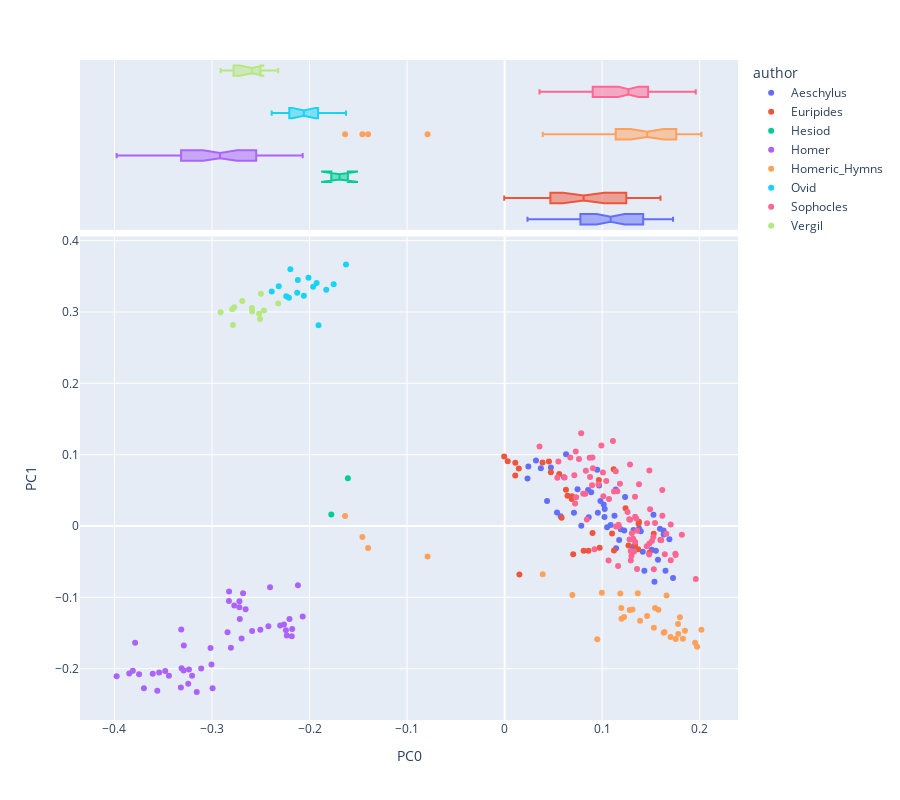

The notebook cell this image was saved under:
### Code cell
pca.plot_2d(comp_id_1=0, comp_id_2=1)

### Figure 1 — Plotly figure (JSON) as saved in the notebook; plotly's stock layout.template omitted (floating-point values rounded to 4 significant figures)
{"data": [{"hovertemplate": "<b>%{hovertext}</b><br><br>author=Aeschylus<br>PC0=%{x}<br>PC1=%{y}<extra></extra>", "hovertext": ["Aeschylus-Agamemnon-0", "Aeschylus-Agamemnon-1", "Aeschylus-Agamemnon-2", "Aeschylus-Agamemnon-3", "Aeschylus-Agamemnon-4", "Aeschylus-Agamemnon-5", "Aeschylus-Agamemnon-6", "Aeschylus-Agamemnon-7", "Aeschylus-Agamemnon-8", "Aeschylus-Agamemnon-9", "Aeschylus-Agamemnon-10", "Aeschylus-Agamemnon-11", "Aeschylus-Agamemnon-12", "Aeschylus-Agamemnon-13", "Aeschylus-Agamemnon-14", "Aeschylus-Prometheus Bound-0", "Aeschylus-Prometheus Bound-1", "Aeschylus-Prometheus Bound-2", "Aeschylus-Prometheus Bound-3", "Aeschylus-Prometheus Bound-4", "Aeschylus-Prometheus Bound-5", "Aeschylus-Prometheus Bound-6", "Aeschylus-Prometheus Bound-7", "Aeschylus-Prometheus Bound-8", "Aeschylus-Prometheus Bound-9", "Aeschylus-Prometheus Bound-10", "Aeschylus-Eumenides-0", "Aeschylus-Eumenides-1", "Aeschylus-Eumenides-2", "Aeschylus-Eumenides-3", "Aeschylus-Eumenides-4", "Aeschylus-Eumenides-5", "Aeschylus-Eumenides-6", "Aeschylus-Eumenides-7", "Aeschylus-Eumenides-8", "Aeschylus-Eumenides-9", "Aeschylus-Eumenides-10", "Aeschylus-Eumenides-11", "Aeschylus-Libation Bearers-0", "Aeschylus-Libation Bearers-1", "Aeschylus-Libation Bearers-2", "Aeschylus-Libation Bearers-3", "Aeschylus-Libation Bearers-4", "Aeschylus-Libation Bearers-5", "Aeschylus-Libation Bearers-6", "Aeschylus-Libation Bearers-7", "Aeschylus-Libation Bearers-8", "Aeschylus-Libation Bearers-9", "Aeschylus-Libation Bearers-10"], "legendgroup": "Aeschylus", "marker": {"color": "#636efa", "symbol": "circle"}, "mode": "markers", "name": "Aeschylus", "orientation": "v", "showlegend": true, "type": "scatter", "x": [0.05743, 0.05374, 0.04351, 0.0711, 0.02346, 0.1087, 0.03717, 0.1396, 0.1322, 0.09559, 0.03216, 0.1417, 0.1508, 0.1024, 0.07866, 0.07477, 0.1226, 0.04743, 0.1536, 0.08623, 0.1433, 0.1551, 0.163, 0.02432, 0.1649, 0.06097, 0.09688, 0.1592, 0.1016, 0.1191, 0.1235, 0.1526, 0.09496, 0.1126, 0.169, 0.1174, 0.1572, 0.1727, 0.1632, 0.1143, 0.06299, 0.08561, 0.09827, 0.1051, 0.08879, 0.1314, 0.1139, 0.1378, 0.1026], "xaxis": "x", "y": [0.01375, 0.01901, 0.0349, 0.01862, 0.06673, 0.00143, 0.08087, -0.007298, -0.005557, 0.01863, 0.09181, -0.03613, -0.03336, 0.01243, 0.0003663, 0.05141, -0.006468, 0.08194, -0.07807, 0.0122, -0.06261, -0.03473, -0.006466, 0.08322, -0.06273, 0.06849, 0.05669, -0.00391, 0.03002, -0.004405, 0.04065, 0.01566, 0.07899, 0.01431, -0.01848, -0.01962, -0.04732, -0.07274, -0.01204, -0.0311, 0.1007, 0.0506, 0.03495, -0.001615, 0.0472, -0.02959, 0.05109, -0.003411, 0.0237], "yaxis": "y"}, {"alignmentgroup": "True", "hovertemplate": "<b>%{hovertext}</b><br><br>author=Aeschylus<br>PC0=%{x}<extra></extra>", "hovertext": ["Aeschylus-Agamemnon-0", "Aeschylus-Agamemnon-1", "Aeschylus-Agamemnon-2", "Aeschylus-Agamemnon-3", "Aeschylus-Agamemnon-4", "Aeschylus-Agamemnon-5", "Aeschylus-Agamemnon-6", "Aeschylus-Agamemnon-7", "Aeschylus-Agamemnon-8", "Aeschylus-Agamemnon-9", "Aeschylus-Agamemnon-10", "Aeschylus-Agamemnon-11", "Aeschylus-Agamemnon-12", "Aeschylus-Agamemnon-13", "Aeschylus-Agamemnon-14", "Aeschylus-Prometheus Bound-0", "Aeschylus-Prometheus Bound-1", "Aeschylus-Prometheus Bound-2", "Aeschylus-Prometheus Bound-3", "Aeschylus-Prometheus Bound-4", "Aeschylus-Prometheus Bound-5", "Aeschylus-Prometheus Bound-6", "Aeschylus-Prometheus Bound-7", "Aeschylus-Prometheus Bound-8", "Aeschylus-Prometheus Bound-9", "Aeschylus-Prometheus Bound-10", "Aeschylus-Eumenides-0", "Aeschylus-Eumenides-1", "Aeschylus-Eumenides-2", "Aeschylus-Eumenides-3", "Aeschylus-Eumenides-4", "Aeschylus-Eumenides-5", "Aeschylus-Eumenides-6", "Aeschylus-Eumenides-7", "Aeschylus-Eumenides-8", "Aeschylus-Eumenides-9", "Aeschylus-Eumenides-10", "Aeschylus-Eumenides-11", "Aeschylus-Libation Bearers-0", "Aeschylus-Libation Bearers-1", "Aeschylus-Libation Bearers-2", "Aeschylus-Libation Bearers-3", "Aeschylus-Libation Bearers-4", "Aeschylus-Libation Bearers-5", "Aeschylus-Libation Bearers-6", "Aeschylus-Libation Bearers-7", "Aeschylus-Libation Bearers-8", "Aeschylus-Libation Bearers-9", "Aeschylus-Libation Bearers-10"], "legendgroup": "Aeschylus", "marker": {"color": "#636efa", "symbol": "circle"}, "name": "Aeschylus", "notched": true, "offsetgroup": "Aeschylus", "showlegend": false, "type": "box", "x": [0.05743, 0.05374, 0.04351, 0.0711, 0.02346, 0.1087, 0.03717, 0.1396, 0.1322, 0.09559, 0.03216, 0.1417, 0.1508, 0.1024, 0.07866, 0.07477, 0.1226, 0.04743, 0.1536, 0.08623, 0.1433, 0.1551, 0.163, 0.02432, 0.1649, 0.06097, 0.09688, 0.1592, 0.1016, 0.1191, 0.1235, 0.1526, 0.09496, 0.1126, 0.169, 0.1174, 0.1572, 0.1727, 0.1632, 0.1143, 0.06299, 0.08561, 0.09827, 0.1051, 0.08879, 0.1314, 0.1139, 0.1378, 0.1026], "xaxis": "x2", "yaxis": "y2"}, {"hovertemplate": "<b>%{hovertext}</b><br><br>author=Euripides<br>PC0=%{x}<br>PC1=%{y}<extra></extra>", "hovertext": ["Euripides-Iphigenia in Aulis-0", "Euripides-Iphigenia in Aulis-1", "Euripides-Iphigenia in Aulis-2", "Euripides-Iphigenia in Aulis-3", "Euripides-Iphigenia in Aulis-4", "Euripides-Iphigenia in Aulis-5", "Euripides-Iphigenia in Aulis-6", "Euripides-Iphigenia in Aulis-7", "Euripides-Iphigenia in Aulis-8", "Euripides-Iphigenia in Aulis-9", "Euripides-Iphigenia in Aulis-10", "Euripides-The Trojan Women-0", "Euripides-The Trojan Women-1", "Euripides-The Trojan Women-2", "Euripides-The Trojan Women-3", "Euripides-The Trojan Women-4", "Euripides-The Trojan Women-5", "Euripides-The Trojan Women-6", "Euripides-The Trojan Women-7", "Euripides-The Trojan Women-8", "Euripides-Bacchae-0", "Euripides-Bacchae-1", "Euripides-Bacchae-2", "Euripides-Bacchae-3", "Euripides-Bacchae-4", "Euripides-Bacchae-5", "Euripides-Bacchae-6", "Euripides-Bacchae-7", "Euripides-Bacchae-8", "Euripides-Bacchae-9", "Euripides-Bacchae-10", "Euripides-Bacchae-11", "Euripides-Bacchae-12"], "legendgroup": "Euripides", "marker": {"color": "#EF553B", "symbol": "circle"}, "mode": "markers", "name": "Euripides", "orientation": "v", "showlegend": true, "type": "scatter", "x": [0.06449, 0.01516, 0.03893, 0.127, 0.06879, 0.09743, 0.04545, 0.08593, 0.05602, 0.1121, 0.00318, 0.069, 0.05847, -0.0004209, 0.081, 0.01095, 0.07032, 0.04741, 0.09017, 0.0109, 0.1378, 0.1102, 0.09666, 0.1485, 0.124, 0.1369, 0.01457, 0.1338, 0.1373, 0.1529, 0.0629, 0.1598, 0.1118], "xaxis": "x", "y": [0.04222, -0.06816, 0.08912, -0.02743, 0.03778, -0.03048, 0.09051, -0.03486, 0.07301, -0.03429, 0.09058, 0.04171, 0.01154, 0.09738, -0.03468, 0.08863, -0.03946, 0.07549, -0.009703, 0.07093, 0.006014, -0.01064, 0.06457, -0.03749, 0.02477, -0.03253, 0.08071, -0.02679, 0.00321, -0.01084, 0.05081, -0.01972, 0.07971], "yaxis": "y"}, {"alignmentgroup": "True", "hovertemplate": "<b>%{hovertext}</b><br><br>author=Euripides<br>PC0=%{x}<extra></extra>", "hovertext": ["Euripides-Iphigenia in Aulis-0", "Euripides-Iphigenia in Aulis-1", "Euripides-Iphigenia in Aulis-2", "Euripides-Iphigenia in Aulis-3", "Euripides-Iphigenia in Aulis-4", "Euripides-Iphigenia in Aulis-5", "Euripides-Iphigenia in Aulis-6", "Euripides-Iphigenia in Aulis-7", "Euripides-Iphigenia in Aulis-8", "Euripides-Iphigenia in Aulis-9", "Euripides-Iphigenia in Aulis-10", "Euripides-The Trojan Women-0", "Euripides-The Trojan Women-1", "Euripides-The Trojan Women-2", "Euripides-The Trojan Women-3", "Euripides-The Trojan Women-4", "Euripides-The Trojan Women-5", "Euripides-The Trojan Women-6", "Euripides-The Trojan Women-7", "Euripides-The Trojan Women-8", "Euripides-Bacchae-0", "Euripides-Bacchae-1", "Euripides-Bacchae-2", "Euripides-Bacchae-3", "Euripides-Bacchae-4", "Euripides-Bacchae-5", "Euripides-Bacchae-6", "Euripides-Bacchae-7", "Euripides-Bacchae-8", "Euripides-Bacchae-9", "Euripides-Bacchae-10", "Euripides-Bacchae-11", "Euripides-Bacchae-12"], "legendgroup": "Euripides", "marker": {"color": "#EF553B", "symbol": "circle"}, "name": "Euripides", "notched": true, "offsetgroup": "Euripides", "showlegend": false, "type": "box", "x": [0.06449, 0.01516, 0.03893, 0.127, 0.06879, 0.09743, 0.04545, 0.08593, 0.05602, 0.1121, 0.00318, 0.069, 0.05847, -0.0004209, 0.081, 0.01095, 0.07032, 0.04741, 0.09017, 0.0109, 0.1378, 0.1102, 0.09666, 0.1485, 0.124, 0.1369, 0.01457, 0.1338, 0.1373, 0.1529, 0.0629, 0.1598, 0.1118], "xaxis": "x2", "yaxis": "y2"}, {"hovertemplate": "<b>%{hovertext}</b><br><br>author=Hesiod<br>PC0=%{x}<br>PC1=%{y}<extra></extra>", "hovertext": ["Hesiod-Works and Days-0", "Hesiod-Theogony-0"], "legendgroup": "Hesiod", "marker": {"color": "#00cc96", "symbol": "circle"}, "mode": "markers", "name": "Hesiod", "orientation": "v", "showlegend": true, "type": "scatter", "x": [-0.1607, -0.1777], "xaxis": "x", "y": [0.06695, 0.01603], "yaxis": "y"}, {"alignmentgroup": "True", "hovertemplate": "<b>%{hovertext}</b><br><br>author=Hesiod<br>PC0=%{x}<extra></extra>", "hovertext": ["Hesiod-Works and Days-0", "Hesiod-Theogony-0"], "legendgroup": "Hesiod", "marker": {"color": "#00cc96", "symbol": "circle"}, "name": "Hesiod", "notched": true, "offsetgroup": "Hesiod", "showlegend": false, "type": "box", "x": [-0.1607, -0.1777], "xaxis": "x2", "yaxis": "y2"}, {"hovertemplate": "<b>%{hovertext}</b><br><br>author=Homer<br>PC0=%{x}<br>PC1=%{y}<extra></extra>", "hovertext": ["Homer-Odyssey-0", "Homer-Odyssey-1", "Homer-Odyssey-2", "Homer-Odyssey-3", "Homer-Odyssey-4", "Homer-Odyssey-5", "Homer-Odyssey-6", "Homer-Odyssey-7", "Homer-Odyssey-8", "Homer-Odyssey-9", "Homer-Odyssey-10", "Homer-Odyssey-11", "Homer-Odyssey-12", "Homer-Odyssey-13", "Homer-Odyssey-14", "Homer-Odyssey-15", "Homer-Odyssey-16", "Homer-Odyssey-17", "Homer-Odyssey-18", "Homer-Odyssey-19", "Homer-Odyssey-20", "Homer-Odyssey-21", "Homer-Odyssey-22", "Homer-Odyssey-23", "Homer-Iliad-0", "Homer-Iliad-1", "Homer-Iliad-2", "Homer-Iliad-3", "Homer-Iliad-4", "Homer-Iliad-5", "Homer-Iliad-6", "Homer-Iliad-7", "Homer-Iliad-8", "Homer-Iliad-9", "Homer-Iliad-10", "Homer-Iliad-11", "Homer-Iliad-12", "Homer-Iliad-13", "Homer-Iliad-14", "Homer-Iliad-15", "Homer-Iliad-16", "Homer-Iliad-17", "Homer-Iliad-18", "Homer-Iliad-19", "Homer-Iliad-20", "Homer-Iliad-21", "Homer-Iliad-22", "Homer-Iliad-23"], "legendgroup": "Homer", "marker": {"color": "#ab63fa", "symbol": "circle"}, "mode": "markers", "name": "Homer", "orientation": "v", "showlegend": true, "type": "scatter", "x": [-0.2242, -0.2301, -0.2806, -0.3315, -0.2681, -0.2071, -0.2178, -0.2505, -0.2825, -0.2827, -0.2719, -0.2405, -0.2589, -0.2719, -0.2697, -0.2422, -0.2715, -0.2262, -0.2772, -0.2206, -0.2233, -0.2656, -0.2182, -0.2841, -0.2119, -0.3442, -0.3006, -0.3244, -0.3748, -0.3205, -0.3157, -0.3561, -0.3312, -0.3292, -0.3978, -0.3237, -0.3848, -0.3319, -0.3698, -0.3812, -0.3608, -0.348, -0.2994, -0.3111, -0.3289, -0.3016, -0.3788, -0.3542], "xaxis": "x", "y": [-0.1463, -0.1396, -0.1707, -0.1452, -0.09426, -0.1269, -0.1444, -0.1454, -0.09179, -0.1052, -0.1139, -0.0859, -0.1474, -0.1055, -0.1577, -0.1406, -0.1305, -0.1382, -0.1116, -0.1302, -0.1534, -0.1167, -0.1545, -0.1488, -0.08316, -0.2099, -0.1942, -0.2212, -0.2079, -0.2099, -0.2328, -0.231, -0.1995, -0.2025, -0.2105, -0.2011, -0.2068, -0.2263, -0.2275, -0.203, -0.2071, -0.2034, -0.2275, -0.1999, -0.1675, -0.1709, -0.1636, -0.2055], "yaxis": "y"}, {"alignmentgroup": "True", "hovertemplate": "<b>%{hovertext}</b><br><br>author=Homer<br>PC0=%{x}<extra></extra>", "hovertext": ["Homer-Odyssey-0", "Homer-Odyssey-1", "Homer-Odyssey-2", "Homer-Odyssey-3", "Homer-Odyssey-4", "Homer-Odyssey-5", "Homer-Odyssey-6", "Homer-Odyssey-7", "Homer-Odyssey-8", "Homer-Odyssey-9", "Homer-Odyssey-10", "Homer-Odyssey-11", "Homer-Odyssey-12", "Homer-Odyssey-13", "Homer-Odyssey-14", "Homer-Odyssey-15", "Homer-Odyssey-16", "Homer-Odyssey-17", "Homer-Odyssey-18", "Homer-Odyssey-19", "Homer-Odyssey-20", "Homer-Odyssey-21", "Homer-Odyssey-22", "Homer-Odyssey-23", "Homer-Iliad-0", "Homer-Iliad-1", "Homer-Iliad-2", "Homer-Iliad-3", "Homer-Iliad-4", "Homer-Iliad-5", "Homer-Iliad-6", "Homer-Iliad-7", "Homer-Iliad-8", "Homer-Iliad-9", "Homer-Iliad-10", "Homer-Iliad-11", "Homer-Iliad-12", "Homer-Iliad-13", "Homer-Iliad-14", "Homer-Iliad-15", "Homer-Iliad-16", "Homer-Iliad-17", "Homer-Iliad-18", "Homer-Iliad-19", "Homer-Iliad-20", "Homer-Iliad-21", "Homer-Iliad-22", "Homer-Iliad-23"], "legendgroup": "Homer", "marker": {"color": "#ab63fa", "symbol": "circle"}, "name": "Homer", "notched": true, "offsetgroup": "Homer", "showlegend": false, "type": "box", "x": [-0.2242, -0.2301, -0.2806, -0.3315, -0.2681, -0.2071, -0.2178, -0.2505, -0.2825, -0.2827, -0.2719, -0.2405, -0.2589, -0.2719, -0.2697, -0.2422, -0.2715, -0.2262, -0.2772, -0.2206, -0.2233, -0.2656, -0.2182, -0.2841, -0.2119, -0.3442, -0.3006, -0.3244, -0.3748, -0.3205, -0.3157, -0.3561, -0.3312, -0.3292, -0.3978, -0.3237, -0.3848, -0.3319, -0.3698, -0.3812, -0.3608, -0.348, -0.2994, -0.3111, -0.3289, -0.3016, -0.3788, -0.3542], "xaxis": "x2", "yaxis": "y2"}, {"hovertemplate": "<b>%{hovertext}</b><br><br>author=Homeric_Hymns<br>PC0=%{x}<br>PC1=%{y}<extra></extra>", "hovertext": ["Homeric_Hymns-Homeric Hymns-0", "Homeric_Hymns-Homeric Hymns-1", "Homeric_Hymns-Homeric Hymns-2", "Homeric_Hymns-Homeric Hymns-3", "Homeric_Hymns-Homeric Hymns-4", "Homeric_Hymns-Homeric Hymns-5", "Homeric_Hymns-Homeric Hymns-6", "Homeric_Hymns-Homeric Hymns-7", "Homeric_Hymns-Homeric Hymns-8", "Homeric_Hymns-Homeric Hymns-9", "Homeric_Hymns-Homeric Hymns-10", "Homeric_Hymns-Homeric Hymns-11", "Homeric_Hymns-Homeric Hymns-12", "Homeric_Hymns-Homeric Hymns-13", "Homeric_Hymns-Homeric Hymns-14", "Homeric_Hymns-Homeric Hymns-15", "Homeric_Hymns-Homeric Hymns-16", "Homeric_Hymns-Homeric Hymns-17", "Homeric_Hymns-Homeric Hymns-18", "Homeric_Hymns-Homeric Hymns-19", "Homeric_Hymns-Homeric Hymns-20", "Homeric_Hymns-Homeric Hymns-21", "Homeric_Hymns-Homeric Hymns-22", "Homeric_Hymns-Homeric Hymns-23", "Homeric_Hymns-Homeric Hymns-24", "Homeric_Hymns-Homeric Hymns-25", "Homeric_Hymns-Homeric Hymns-26", "Homeric_Hymns-Homeric Hymns-27", "Homeric_Hymns-Homeric Hymns-28", "Homeric_Hymns-Homeric Hymns-29", "Homeric_Hymns-Homeric Hymns-30", "Homeric_Hymns-Homeric Hymns-31", "Homeric_Hymns-Homeric Hymns-32"], "legendgroup": "Homeric_Hymns", "marker": {"color": "#FFA15A", "symbol": "circle"}, "mode": "markers", "name": "Homeric_Hymns", "orientation": "v", "showlegend": true, "type": "scatter", "x": [0.1196, -0.1458, -0.14, -0.1636, -0.07899, 0.1186, 0.03908, 0.09972, 0.1754, 0.1797, 0.1849, 0.164, 0.1953, 0.1781, 0.1631, 0.1974, 0.1828, 0.153, 0.06949, 0.1461, 0.166, 0.1702, 0.1778, 0.1542, 0.2017, 0.1311, 0.1283, 0.09499, 0.1576, 0.1365, 0.1389, 0.1199, 0.1225], "xaxis": "x", "y": [-0.1148, -0.0155, -0.03077, 0.01401, -0.04286, -0.09459, -0.06768, -0.09358, -0.1584, -0.1278, -0.1469, -0.1486, -0.1638, -0.1514, -0.1497, -0.1692, -0.1581, -0.1426, -0.09671, -0.1262, -0.0975, -0.1555, -0.1373, -0.1148, -0.1456, -0.1171, -0.1178, -0.1586, -0.1176, -0.0944, -0.133, -0.13, -0.1275], "yaxis": "y"}, {"alignmentgroup": "True", "hovertemplate": "<b>%{hovertext}</b><br><br>author=Homeric_Hymns<br>PC0=%{x}<extra></extra>", "hovertext": ["Homeric_Hymns-Homeric Hymns-0", "Homeric_Hymns-Homeric Hymns-1", "Homeric_Hymns-Homeric Hymns-2", "Homeric_Hymns-Homeric Hymns-3", "Homeric_Hymns-Homeric Hymns-4", "Homeric_Hymns-Homeric Hymns-5", "Homeric_Hymns-Homeric Hymns-6", "Homeric_Hymns-Homeric Hymns-7", "Homeric_Hymns-Homeric Hymns-8", "Homeric_Hymns-Homeric Hymns-9", "Homeric_Hymns-Homeric Hymns-10", "Homeric_Hymns-Homeric Hymns-11", "Homeric_Hymns-Homeric Hymns-12", "Homeric_Hymns-Homeric Hymns-13", "Homeric_Hymns-Homeric Hymns-14", "Homeric_Hymns-Homeric Hymns-15", "Homeric_Hymns-Homeric Hymns-16", "Homeric_Hymns-Homeric Hymns-17", "Homeric_Hymns-Homeric Hymns-18", "Homeric_Hymns-Homeric Hymns-19", "Homeric_Hymns-Homeric Hymns-20", "Homeric_Hymns-Homeric Hymns-21", "Homeric_Hymns-Homeric Hymns-22", "Homeric_Hymns-Homeric Hymns-23", "Homeric_Hymns-Homeric Hymns-24", "Homeric_Hymns-Homeric Hymns-25", "Homeric_Hymns-Homeric Hymns-26", "Homeric_Hymns-Homeric Hymns-27", "Homeric_Hymns-Homeric Hymns-28", "Homeric_Hymns-Homeric Hymns-29", "Homeric_Hymns-Homeric Hymns-30", "Homeric_Hymns-Homeric Hymns-31", "Homeric_Hymns-Homeric Hymns-32"], "legendgroup": "Homeric_Hymns", "marker": {"color": "#FFA15A", "symbol": "circle"}, "name": "Homeric_Hymns", "notched": true, "offsetgroup": "Homeric_Hymns", "showlegend": false, "type": "box", "x": [0.1196, -0.1458, -0.14, -0.1636, -0.07899, 0.1186, 0.03908, 0.09972, 0.1754, 0.1797, 0.1849, 0.164, 0.1953, 0.1781, 0.1631, 0.1974, 0.1828, 0.153, 0.06949, 0.1461, 0.166, 0.1702, 0.1778, 0.1542, 0.2017, 0.1311, 0.1283, 0.09499, 0.1576, 0.1365, 0.1389, 0.1199, 0.1225], "xaxis": "x2", "yaxis": "y2"}, {"hovertemplate": "<b>%{hovertext}</b><br><br>author=Ovid<br>PC0=%{x}<br>PC1=%{y}<extra></extra>", "hovertext": ["Ovid-Metamorphoses-0", "Ovid-Metamorphoses-1", "Ovid-Metamorphoses-2", "Ovid-Metamorphoses-3", "Ovid-Metamorphoses-4", "Ovid-Metamorphoses-5", "Ovid-Metamorphoses-6", "Ovid-Metamorphoses-7", "Ovid-Metamorphoses-8", "Ovid-Metamorphoses-9", "Ovid-Metamorphoses-10", "Ovid-Metamorphoses-11", "Ovid-Metamorphoses-12", "Ovid-Metamorphoses-13", "Ovid-Metamorphoses-14"], "legendgroup": "Ovid", "marker": {"color": "#19d3f3", "symbol": "circle"}, "mode": "markers", "name": "Ovid", "orientation": "v", "showlegend": true, "type": "scatter", "x": [-0.2126, -0.2388, -0.2212, -0.2239, -0.2059, -0.1753, -0.2196, -0.2316, -0.1626, -0.1829, -0.2011, -0.1908, -0.212, -0.1963, -0.1927], "xaxis": "x", "y": [0.3271, 0.3287, 0.3201, 0.3222, 0.3228, 0.3388, 0.3601, 0.336, 0.3667, 0.3312, 0.348, 0.2814, 0.3449, 0.3355, 0.3408], "yaxis": "y"}, {"alignmentgroup": "True", "hovertemplate": "<b>%{hovertext}</b><br><br>author=Ovid<br>PC0=%{x}<extra></extra>", "hovertext": ["Ovid-Metamorphoses-0", "Ovid-Metamorphoses-1", "Ovid-Metamorphoses-2", "Ovid-Metamorphoses-3", "Ovid-Metamorphoses-4", "Ovid-Metamorphoses-5", "Ovid-Metamorphoses-6", "Ovid-Metamorphoses-7", "Ovid-Metamorphoses-8", "Ovid-Metamorphoses-9", "Ovid-Metamorphoses-10", "Ovid-Metamorphoses-11", "Ovid-Metamorphoses-12", "Ovid-Metamorphoses-13", "Ovid-Metamorphoses-14"], "legendgroup": "Ovid", "marker": {"color": "#19d3f3", "symbol": "circle"}, "name": "Ovid", "notched": true, "offsetgroup": "Ovid", "showlegend": false, "type": "box", "x": [-0.2126, -0.2388, -0.2212, -0.2239, -0.2059, -0.1753, -0.2196, -0.2316, -0.1626, -0.1829, -0.2011, -0.1908, -0.212, -0.1963, -0.1927], "xaxis": "x2", "yaxis": "y2"}, {"hovertemplate": "<b>%{hovertext}</b><br><br>author=Sophocles<br>PC0=%{x}<br>PC1=%{y}<extra></extra>", "hovertext": ["Sophocles-Ajax-0", "Sophocles-Ajax-1", "Sophocles-Ajax-2", "Sophocles-Ajax-3", "Sophocles-Ajax-4", "Sophocles-Ajax-5", "Sophocles-Ajax-6", "Sophocles-Ajax-7", "Sophocles-Ajax-8", "Sophocles-Ajax-9", "Sophocles-Ajax-10", "Sophocles-Ajax-11", "Sophocles-Ajax-12", "Sophocles-Ajax-13", "Sophocles-Ajax-14", "Sophocles-Antigone-0", "Sophocles-Antigone-1", "Sophocles-Antigone-2", "Sophocles-Antigone-3", "Sophocles-Antigone-4", "Sophocles-Antigone-5", "Sophocles-Antigone-6", "Sophocles-Antigone-7", "Sophocles-Antigone-8", "Sophocles-Antigone-9", "Sophocles-Antigone-10", "Sophocles-Antigone-11", "Sophocles-Antigone-12", "Sophocles-Antigone-13", "Sophocles-Antigone-14", "Sophocles-Antigone-15", "Sophocles-Electra-0", "Sophocles-Electra-1", "Sophocles-Electra-2", "Sophocles-Electra-3", "Sophocles-Electra-4", "Sophocles-Electra-5", "Sophocles-Electra-6", "Sophocles-Electra-7", "Sophocles-Electra-8", "Sophocles-Electra-9", "Sophocles-Electra-10", "Sophocles-Electra-11", "Sophocles-Electra-12", "Sophocles-Oedipus Tyrannus-0", "Sophocles-Oedipus Tyrannus-1", "Sophocles-Oedipus Tyrannus-2", "Sophocles-Oedipus Tyrannus-3", "Sophocles-Oedipus Tyrannus-4", "Sophocles-Oedipus Tyrannus-5", "Sophocles-Oedipus Tyrannus-6", "Sophocles-Oedipus Tyrannus-7", "Sophocles-Oedipus Tyrannus-8", "Sophocles-Oedipus Tyrannus-9", "Sophocles-Oedipus Tyrannus-10", "Sophocles-Oedipus Tyrannus-11", "Sophocles-Oedipus Tyrannus-12", "Sophocles-Oedipus Tyrannus-13", "Sophocles-Oedipus Tyrannus-14", "Sophocles-Oedipus at Colonus-0", "Sophocles-Oedipus at Colonus-1", "Sophocles-Oedipus at Colonus-2", "Sophocles-Oedipus at Colonus-3", "Sophocles-Oedipus at Colonus-4", "Sophocles-Oedipus at Colonus-5", "Sophocles-Oedipus at Colonus-6", "Sophocles-Oedipus at Colonus-7", "Sophocles-Oedipus at Colonus-8", "Sophocles-Oedipus at Colonus-9", "Sophocles-Oedipus at Colonus-10", "Sophocles-Oedipus at Colonus-11", "Sophocles-Oedipus at Colonus-12", "Sophocles-Oedipus at Colonus-13", "Sophocles-Oedipus at Colonus-14", "Sophocles-Oedipus at Colonus-15", "Sophocles-Oedipus at Colonus-16"], "legendgroup": "Sophocles", "marker": {"color": "#FF6692", "symbol": "circle"}, "mode": "markers", "name": "Sophocles", "orientation": "v", "showlegend": true, "type": "scatter", "x": [0.06146, 0.1339, 0.1703, 0.1066, 0.1121, 0.1143, 0.0733, 0.13, 0.1169, 0.1751, 0.05403, 0.126, 0.07294, 0.1358, 0.05509, 0.1484, 0.08431, 0.08717, 0.1281, 0.07624, 0.117, 0.1008, 0.153, 0.1287, 0.1461, 0.1318, 0.08063, 0.1294, 0.07145, 0.1278, 0.196, 0.08965, 0.1155, 0.09919, 0.1482, 0.03577, 0.1525, 0.1111, 0.1458, 0.1286, 0.1617, 0.1337, 0.1338, 0.1616, 0.08761, 0.09211, 0.09003, 0.1305, 0.114, 0.1491, 0.08329, 0.1605, 0.09627, 0.1754, 0.1349, 0.1511, 0.0828, 0.1484, 0.1043, 0.1012, 0.1071, 0.06731, 0.1703, 0.1183, 0.1163, 0.07852, 0.1293, 0.1378, 0.1326, 0.09054, 0.1658, 0.1358, 0.1643, 0.07223, 0.1542, 0.1817], "xaxis": "x", "y": [0.06783, -0.02232, -0.04817, -0.04829, 0.04843, -0.0006384, 0.0404, -0.04207, 0.001787, -0.03883, 0.06747, 0.01974, 0.1044, -0.06027, 0.09052, 0.0778, 0.00901, 0.09565, -0.01878, 0.094, -0.0006562, 0.0751, -0.06052, 0.008718, 0.004005, -0.01788, 0.04534, -0.0485, 0.07098, 0.009425, -0.07421, 0.05727, 0.04886, 0.1129, -0.03992, 0.1115, -0.01552, 0.1191, -0.02832, 0.08612, 0.01432, 0.04084, 0.01291, 0.05052, 0.06866, -0.03252, 0.09611, -0.01014, 0.07686, 0.02356, 0.0773, -0.01986, 0.05848, -0.0408, 0.01061, -0.02114, 0.04529, -0.02443, 0.06319, 0.04174, 0.03796, 0.09592, 0.002234, 0.05922, -0.056, 0.1301, -0.03494, 0.05865, -0.03614, 0.081, -0.01101, -0.006692, -0.03974, 0.03162, 0.004304, -0.01221], "yaxis": "y"}, {"alignmentgroup": "True", "hovertemplate": "<b>%{hovertext}</b><br><br>author=Sophocles<br>PC0=%{x}<extra></extra>", "hovertext": ["Sophocles-Ajax-0", "Sophocles-Ajax-1", "Sophocles-Ajax-2", "Sophocles-Ajax-3", "Sophocles-Ajax-4", "Sophocles-Ajax-5", "Sophocles-Ajax-6", "Sophocles-Ajax-7", "Sophocles-Ajax-8", "Sophocles-Ajax-9", "Sophocles-Ajax-10", "Sophocles-Ajax-11", "Sophocles-Ajax-12", "Sophocles-Ajax-13", "Sophocles-Ajax-14", "Sophocles-Antigone-0", "Sophocles-Antigone-1", "Sophocles-Antigone-2", "Sophocles-Antigone-3", "Sophocles-Antigone-4", "Sophocles-Antigone-5", "Sophocles-Antigone-6", "Sophocles-Antigone-7", "Sophocles-Antigone-8", "Sophocles-Antigone-9", "Sophocles-Antigone-10", "Sophocles-Antigone-11", "Sophocles-Antigone-12", "Sophocles-Antigone-13", "Sophocles-Antigone-14", "Sophocles-Antigone-15", "Sophocles-Electra-0", "Sophocles-Electra-1", "Sophocles-Electra-2", "Sophocles-Electra-3", "Sophocles-Electra-4", "Sophocles-Electra-5", "Sophocles-Electra-6", "Sophocles-Electra-7", "Sophocles-Electra-8", "Sophocles-Electra-9", "Sophocles-Electra-10", "Sophocles-Electra-11", "Sophocles-Electra-12", "Sophocles-Oedipus Tyrannus-0", "Sophocles-Oedipus Tyrannus-1", "Sophocles-Oedipus Tyrannus-2", "Sophocles-Oedipus Tyrannus-3", "Sophocles-Oedipus Tyrannus-4", "Sophocles-Oedipus Tyrannus-5", "Sophocles-Oedipus Tyrannus-6", "Sophocles-Oedipus Tyrannus-7", "Sophocles-Oedipus Tyrannus-8", "Sophocles-Oedipus Tyrannus-9", "Sophocles-Oedipus Tyrannus-10", "Sophocles-Oedipus Tyrannus-11", "Sophocles-Oedipus Tyrannus-12", "Sophocles-Oedipus Tyrannus-13", "Sophocles-Oedipus Tyrannus-14", "Sophocles-Oedipus at Colonus-0", "Sophocles-Oedipus at Colonus-1", "Sophocles-Oedipus at Colonus-2", "Sophocles-Oedipus at Colonus-3", "Sophocles-Oedipus at Colonus-4", "Sophocles-Oedipus at Colonus-5", "Sophocles-Oedipus at Colonus-6", "Sophocles-Oedipus at Colonus-7", "Sophocles-Oedipus at Colonus-8", "Sophocles-Oedipus at Colonus-9", "Sophocles-Oedipus at Colonus-10", "Sophocles-Oedipus at Colonus-11", "Sophocles-Oedipus at Colonus-12", "Sophocles-Oedipus at Colonus-13", "Sophocles-Oedipus at Colonus-14", "Sophocles-Oedipus at Colonus-15", "Sophocles-Oedipus at Colonus-16"], "legendgroup": "Sophocles", "marker": {"color": "#FF6692", "symbol": "circle"}, "name": "Sophocles", "notched": true, "offsetgroup": "Sophocles", "showlegend": false, "type": "box", "x": [0.06146, 0.1339, 0.1703, 0.1066, 0.1121, 0.1143, 0.0733, 0.13, 0.1169, 0.1751, 0.05403, 0.126, 0.07294, 0.1358, 0.05509, 0.1484, 0.08431, 0.08717, 0.1281, 0.07624, 0.117, 0.1008, 0.153, 0.1287, 0.1461, 0.1318, 0.08063, 0.1294, 0.07145, 0.1278, 0.196, 0.08965, 0.1155, 0.09919, 0.1482, 0.03577, 0.1525, 0.1111, 0.1458, 0.1286, 0.1617, 0.1337, 0.1338, 0.1616, 0.08761, 0.09211, 0.09003, 0.1305, 0.114, 0.1491, 0.08329, 0.1605, 0.09627, 0.1754, 0.1349, 0.1511, 0.0828, 0.1484, 0.1043, 0.1012, 0.1071, 0.06731, 0.1703, 0.1183, 0.1163, 0.07852, 0.1293, 0.1378, 0.1326, 0.09054, 0.1658, 0.1358, 0.1643, 0.07223, 0.1542, 0.1817], "xaxis": "x2", "yaxis": "y2"}, {"hovertemplate": "<b>%{hovertext}</b><br><br>author=Vergil<br>PC0=%{x}<br>PC1=%{y}<extra></extra>", "hovertext": ["Vergil-Aeneid-0", "Vergil-Aeneid-1", "Vergil-Aeneid-2", "Vergil-Aeneid-3", "Vergil-Aeneid-4", "Vergil-Aeneid-5", "Vergil-Aeneid-6", "Vergil-Aeneid-7", "Vergil-Aeneid-8", "Vergil-Aeneid-9", "Vergil-Aeneid-10", "Vergil-Aeneid-11"], "legendgroup": "Vergil", "marker": {"color": "#B6E880", "symbol": "circle"}, "mode": "markers", "name": "Vergil", "orientation": "v", "showlegend": true, "type": "scatter", "x": [-0.2591, -0.2468, -0.2507, -0.2321, -0.2773, -0.2499, -0.2589, -0.2518, -0.2785, -0.2793, -0.2689, -0.2912], "xaxis": "x", "y": [0.3055, 0.302, 0.2901, 0.312, 0.3067, 0.3257, 0.3008, 0.2975, 0.2816, 0.3039, 0.3153, 0.2998], "yaxis": "y"}, {"alignmentgroup": "True", "hovertemplate": "<b>%{hovertext}</b><br><br>author=Vergil<br>PC0=%{x}<extra></extra>", "hovertext": ["Vergil-Aeneid-0", "Vergil-Aeneid-1", "Vergil-Aeneid-2", "Vergil-Aeneid-3", "Vergil-Aeneid-4", "Vergil-Aeneid-5", "Vergil-Aeneid-6", "Vergil-Aeneid-7", "Vergil-Aeneid-8", "Vergil-Aeneid-9", "Vergil-Aeneid-10", "Vergil-Aeneid-11"], "legendgroup": "Vergil", "marker": {"color": "#B6E880", "symbol": "circle"}, "name": "Vergil", "notched": true, "offsetgroup": "Vergil", "showlegend": false, "type": "box", "x": [-0.2591, -0.2468, -0.2507, -0.2321, -0.2773, -0.2499, -0.2589, -0.2518, -0.2785, -0.2793, -0.2689, -0.2912], "xaxis": "x2", "yaxis": "y2"}], "layout": {"height": 800, "legend": {"title": {"text": "author"}, "tracegroupgap": 0}, "margin": {"t": 60}, "xaxis": {"anchor": "y", "domain": [0, 1], "title": {"text": "PC0"}}, "xaxis2": {"anchor": "y2", "domain": [0, 1], "matches": "x", "showgrid": true, "showticklabels": false}, "yaxis": {"anchor": "x", "domain": [0, 0.7326], "title": {"text": "PC1"}}, "yaxis2": {"anchor": "x2", "domain": [0.7426, 1], "matches": "y2", "showgrid": false, "showline": false, "showticklabels": false, "ticks": ""}}}
